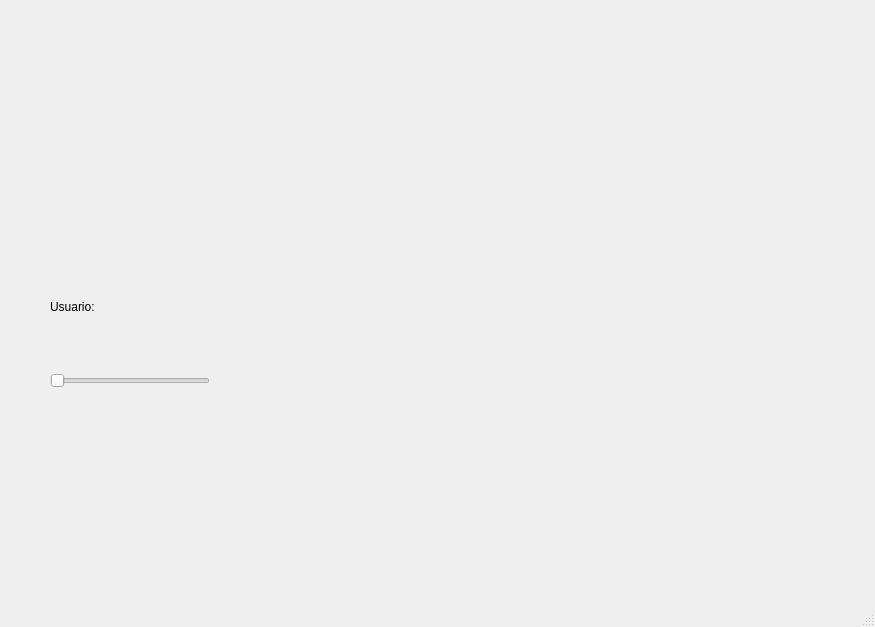
<?xml version="1.0" encoding="UTF-8"?>
<ui version="4.0">
 <class>MainWindow</class>
 <widget class="QMainWindow" name="MainWindow">
  <property name="geometry">
   <rect>
    <x>0</x>
    <y>0</y>
    <width>875</width>
    <height>627</height>
   </rect>
  </property>
  <property name="windowTitle">
   <string>MainWindow</string>
  </property>
  <widget class="QWidget" name="centralwidget">
   <widget class="QLabel" name="label">
    <property name="geometry">
     <rect>
      <x>40</x>
      <y>40</y>
      <width>151</width>
      <height>151</height>
     </rect>
    </property>
    <property name="text">
     <string/>
    </property>
    <property name="pixmap">
     <pixmap>../Imagenes/Xd.jpg</pixmap>
    </property>
    <property name="scaledContents">
     <bool>true</bool>
    </property>
   </widget>
   <widget class="QLabel" name="label_2">
    <property name="geometry">
     <rect>
      <x>690</x>
      <y>20</y>
      <width>151</width>
      <height>181</height>
     </rect>
    </property>
    <property name="text">
     <string/>
    </property>
    <property name="pixmap">
     <pixmap>../Imagenes/Xd.jpg</pixmap>
    </property>
    <property name="scaledContents">
     <bool>true</bool>
    </property>
   </widget>
   <widget class="QLabel" name="label_4">
    <property name="geometry">
     <rect>
      <x>690</x>
      <y>470</y>
      <width>161</width>
      <height>151</height>
     </rect>
    </property>
    <property name="text">
     <string/>
    </property>
    <property name="pixmap">
     <pixmap>../Imagenes/Xd.jpg</pixmap>
    </property>
    <property name="scaledContents">
     <bool>true</bool>
    </property>
   </widget>
   <widget class="QLabel" name="label_3">
    <property name="geometry">
     <rect>
      <x>50</x>
      <y>300</y>
      <width>47</width>
      <height>13</height>
     </rect>
    </property>
    <property name="text">
     <string>Usuario:</string>
    </property>
   </widget>
   <widget class="QLabel" name="label_5">
    <property name="geometry">
     <rect>
      <x>400</x>
      <y>240</y>
      <width>161</width>
      <height>151</height>
     </rect>
    </property>
    <property name="text">
     <string/>
    </property>
    <property name="pixmap">
     <pixmap>../Imagenes/Xd.jpg</pixmap>
    </property>
    <property name="scaledContents">
     <bool>true</bool>
    </property>
   </widget>
   <widget class="QSlider" name="horizontalSlider">
    <property name="geometry">
     <rect>
      <x>50</x>
      <y>370</y>
      <width>160</width>
      <height>22</height>
     </rect>
    </property>
    <property name="orientation">
     <enum>Qt::Horizontal</enum>
    </property>
   </widget>
  </widget>
  <widget class="QMenuBar" name="menubar">
   <property name="geometry">
    <rect>
     <x>0</x>
     <y>0</y>
     <width>875</width>
     <height>21</height>
    </rect>
   </property>
  </widget>
  <widget class="QStatusBar" name="statusbar"/>
 </widget>
 <resources>
  <include location="../Imagenes/Recursos.qrc"/>
 </resources>
 <connections/>
</ui>
